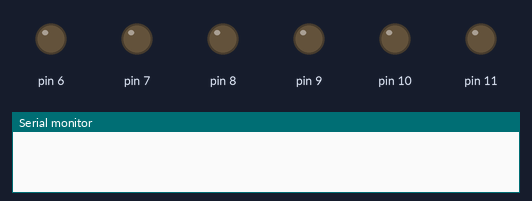
A sketch run on a simulated Arduino Uno, built with avr-gcc and run on an emulated ATmega328P. Shown: output pins drawn as LEDs (lit = HIGH), the last lines printed to the serial monitor.

Above: at 0.1 s.
At 5.1 s:
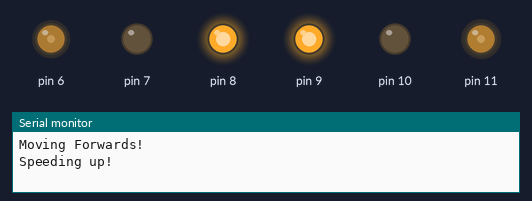
At 7.6 s:
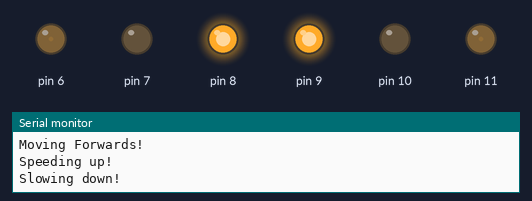
At 19.1 s:
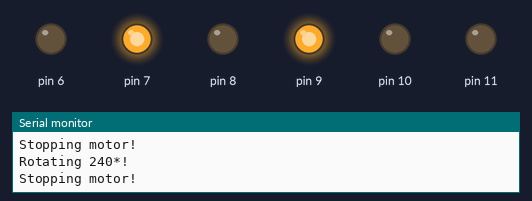
At 25.6 s:
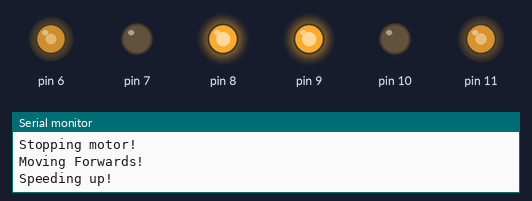
At 32.6 s:
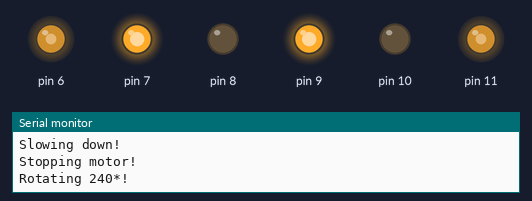
Timing chart, 0 to 40.0 s (numbered marks = the images above):
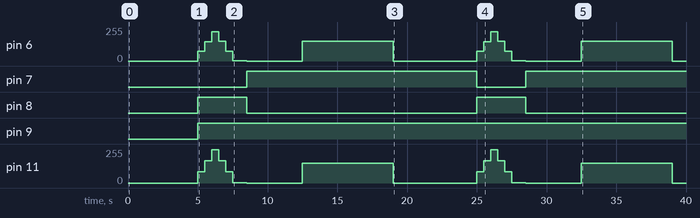

The sketch:

EGR107_Sec006_Team3_PA4.ino
```cpp
void setup() {
  // Initialize serial communications at 9600 bps:
  Serial.begin(9600);

  // Left Side
  pinMode(6,OUTPUT);
  pinMode(7,OUTPUT);
  pinMode(8,OUTPUT);

  // Right side
  pinMode(9,OUTPUT);
  pinMode(10,OUTPUT);
  pinMode(11,OUTPUT);
}

void loop() {

  int i;

  delay(5000);  // Waits 5 seconds after being powered on.

  // First lap
  for(i = 0; i < 2; i++) {
    moveForward();
    stopMotor();
    turn240();
    stopMotor();
    delay(2000);
  }

  // Turns around and last line segment.
  moveForward();
  stopMotor();
  turn180();
  stopMotor();
  delay(2000);

  // Second lap
  for(i = 0; i < 2; i++) {
    moveForward();
    stopMotor();
    turn60();
    stopMotor();
    delay(2000);
  }

  // Last line segment
  moveForward();
  stopMotor();


}

void moveForward() {
  int i;

  Serial.println("Moving Forwards!");

  // Speeds up
  Serial.println("Speeding up!");
  for(i = 1; i <= 3; i++) {

    // Left Motor
    analogWrite(6, (220 / 3) * i );
    digitalWrite(7, LOW);
    digitalWrite(8, HIGH);

    // Right Motor
    analogWrite(11, (250 / 3) * i );
    digitalWrite(9, HIGH);
    digitalWrite(10, LOW);

    delay(500);
  }

  // Slows down
  Serial.println("Slowing down!");
  for(i = 1; i <= 3; i++) {

    // Left Motor
    analogWrite(6, 220 - ( (220 / 3) * i ) );
    digitalWrite(7, LOW);
    digitalWrite(8, HIGH);

    // Right Motor
    analogWrite(11, 250 - ( (250/ 3) * i ) );
    digitalWrite(9, HIGH);
    digitalWrite(10, LOW);

    delay(500);
  }
}

void turn240() {
  Serial.println("Rotating 240*!");

  // Left Motor
  analogWrite(6, 150);
  digitalWrite(7, HIGH);
  digitalWrite(8, LOW);

  // Right Motor
  analogWrite(11, 150);
  digitalWrite(9, HIGH);
  digitalWrite(10, LOW);
  delay(6000);
}

void turn180() {
  Serial.println("Rotating 180*!");

  // Left Motor
  analogWrite(6, 150);
  digitalWrite(7, LOW);
  digitalWrite(8, HIGH);

  // Right Motor
  analogWrite(11, 150);
  digitalWrite(9, LOW);
  digitalWrite(10, HIGH);
  delay(3125);
}

void turn60() {
  Serial.println("Rotating 60*!");

  // Left Motor
  analogWrite(6, 150);
  digitalWrite(7, LOW);
  digitalWrite(8, HIGH);

  // Right Motor
  analogWrite(11, 150);
  digitalWrite(9, LOW);
  digitalWrite(10, HIGH);

  delay(1312);
}

void stopMotor() {
  delay(500);

  Serial.println("Stopping motor!");
  analogWrite(6,0); //Controls a PWM signal on pin 6

  // Left Motor
  analogWrite(6,0); //Controls a PWM signal on pin 6
  digitalWrite(7, HIGH);
  digitalWrite(8, LOW);

  // Right Motor
  analogWrite(11,0); //Controls a PWM signal on pin 6
  digitalWrite(9, HIGH);
  digitalWrite(10, LOW);

  delay(4000);
}
```

Measured:
- by itself, pin 7: LOW → HIGH at 8.5 s, → LOW 16.5 s later, → HIGH 3.5 s later
- by itself, pin 8: alternates HIGH for 3.5 s and LOW for 16.5 s
- by itself, pin 9: LOW → HIGH at 5.0 s
